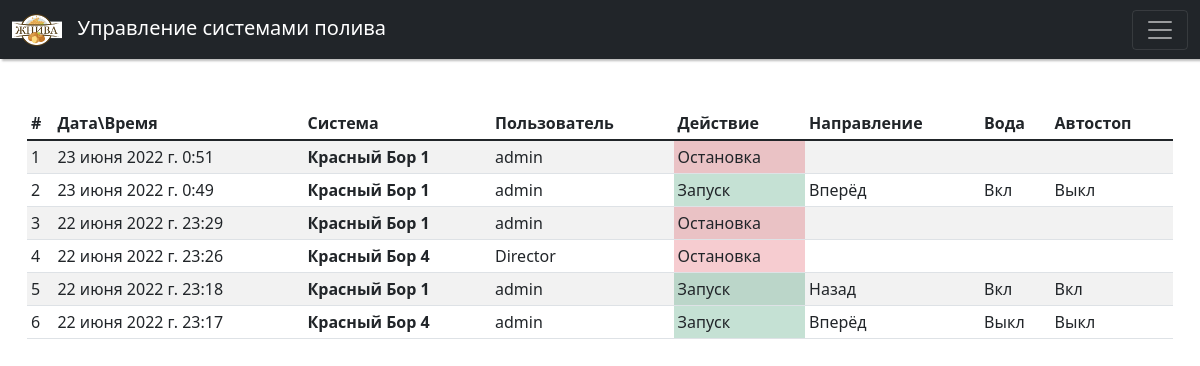
Before: /journal/ with the older database file.
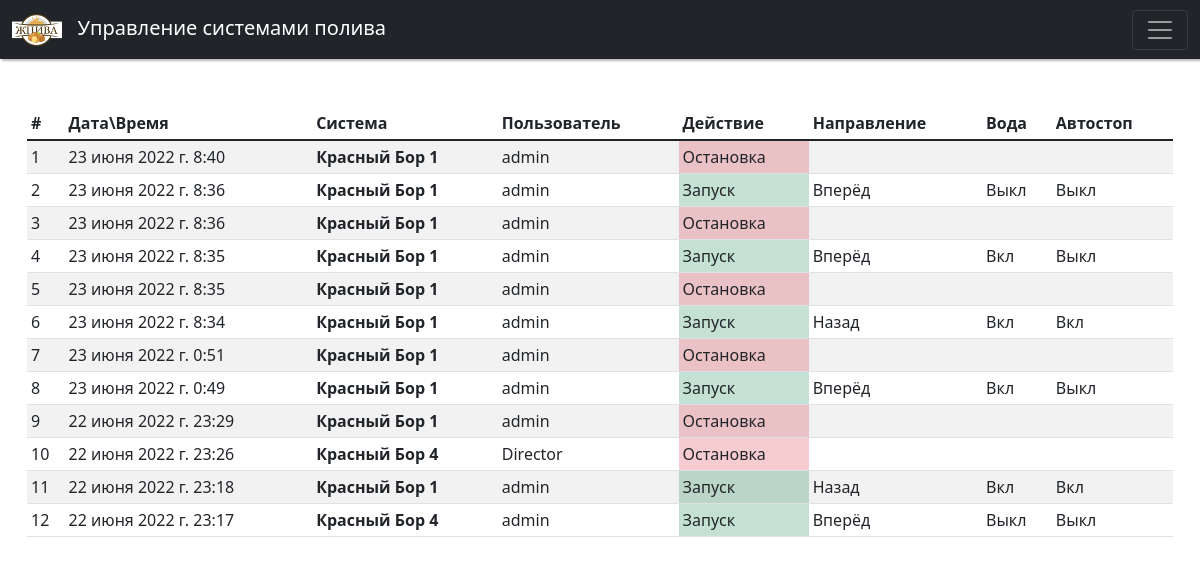
After: the same page with the newer database file.
### valley/models.py (models this page shows)
class Journal(models.Model):
    class Meta:
        verbose_name = 'Журнал'
        verbose_name_plural = 'Журналы'
    journal_date = models.DateTimeField(auto_now=True, verbose_name='Дата')
    journal_valley = models.ForeignKey(Valley, on_delete=models.CASCADE, verbose_name='Система', null=True)
    journal_user = models.CharField(max_length=20, default='admin', verbose_name='Пользователь')
    ACTIONS = [('R', 'Запуск'), ('S', 'Остановка')]
    journal_act = models.CharField(max_length=1, choices=ACTIONS, default='S', verbose_name='Действия')
    DIRECTIONS = [('N', '-'), ('F', 'Вперёд'), ('R', 'Назад')]
    journal_dir = models.CharField(max_length=1, choices=DIRECTIONS, default='N', verbose_name='Направление')
    journal_wat = models.BooleanField(default=False, verbose_name='Вода')
    journal_sis = models.BooleanField(default=False, verbose_name='АвтоСтоп')

class Valley(models.Model):
    class Meta:
        verbose_name = 'Система полива'
        verbose_name_plural = 'Системы полива'
        ordering = ['pk']
    valley_name = models.CharField(max_length=30, verbose_name='Название')
    valley_addr = models.CharField(max_length=15, verbose_name='Адрес')
    valley_pump = models.ForeignKey(Pump, on_delete=models.CASCADE, related_name='valley', verbose_name='Насос')
    valley_rele = models.SmallIntegerField(default=1, verbose_name='Реле')
    valley_duet = models.SmallIntegerField(default=0, verbose_name='Связка')
    valley_videosrv = models.ForeignKey(VideoSrv, on_delete=models.PROTECT, related_name='valley_cam',
                                        verbose_name='Видео сервер', null=True)
    valley_camera = models.CharField(max_length=8, verbose_name='Камера', null=True)
    def __str__(self):
        return self.valley_name

### valley/views.py (the view)
# urls.py: path('journal/', valley.views.journal),
def journal(request):
    journ = Journal.objects.all().order_by('-journal_date')
    return render(request, 'journal.html', {'journLst': journ})

### templates/journal.html (shortened to what this page needs)
{% extends "base.html" %}
{% block content %}
    <div class="container-fluid" id="journ">
        {% include "journlst.html" %}
    </div>
{% endblock content %}

### templates/journlst.html
<table class="table table-sm align-left table-striped">
    <thead>
        <tr>
            <th scope="col">#</th>
            <th scope="col">Дата\Время</th>
            <th scope="col">Система</th>
            <th scope="col">Пользователь</th>
            <th scope="col">Действие</th>
            <th scope="col">Направление</th>
            <th scope="col">Вода</th>
            <th scope="col">Автостоп</th>
        </tr>
    </thead>
        {% for row in journLst %}
            <tr>
                <td>{{ forloop.counter }}</td>
                <td>{{ row.journal_date }}</td>
                <td><strong>{{ row.journal_valley }}</td></strong>
                <td>{{ row.journal_user }}</td>
                {% if row.journal_act == "R" %}
                    <td  class="bg-success bg-opacity-25">Запуск</td>
                    {% if row.journal_dir == "F" %}
                        <td>Вперёд</td>
                    {% else %}
                        <td>Назад</td>
                    {% endif %}
                    {% if row.journal_wat == True %}
                        <td>Вкл</td>
                    {% else %}
                        <td>Выкл</td>
                    {% endif %}
                    {% if row.journal_sis == True %}
                        <td>Вкл</td>
                    {% else %}
                        <td>Выкл</td>
                    {% endif %}
                {% else %}
                    <td  class="bg-danger bg-opacity-25">Остановка</td>
                    <td></td>
                    <td></td>
                    <td></td>
                {% endif %}
            </tr>
        {% endfor %}
</table>

Changed rows visible on the page:
added Journal: journal_date "23 июня 2022 г. 8:40", journal_valley "Красный Бор 1", journal_user "admin", journal_act "Остановка"
added Journal: journal_date "23 июня 2022 г. 8:36", journal_valley "Красный Бор 1", journal_user "admin", journal_act "Запуск"
added Journal: journal_date "23 июня 2022 г. 8:36", journal_valley "Красный Бор 1", journal_user "admin", journal_act "Остановка"
added Journal: journal_date "23 июня 2022 г. 8:35", journal_valley "Красный Бор 1", journal_user "admin", journal_act "Запуск"
added Journal: journal_date "23 июня 2022 г. 8:35", journal_valley "Красный Бор 1", journal_user "admin", journal_act "Остановка"
added Journal: journal_date "23 июня 2022 г. 8:34", journal_valley "Красный Бор 1", journal_user "admin", journal_act "Запуск"
